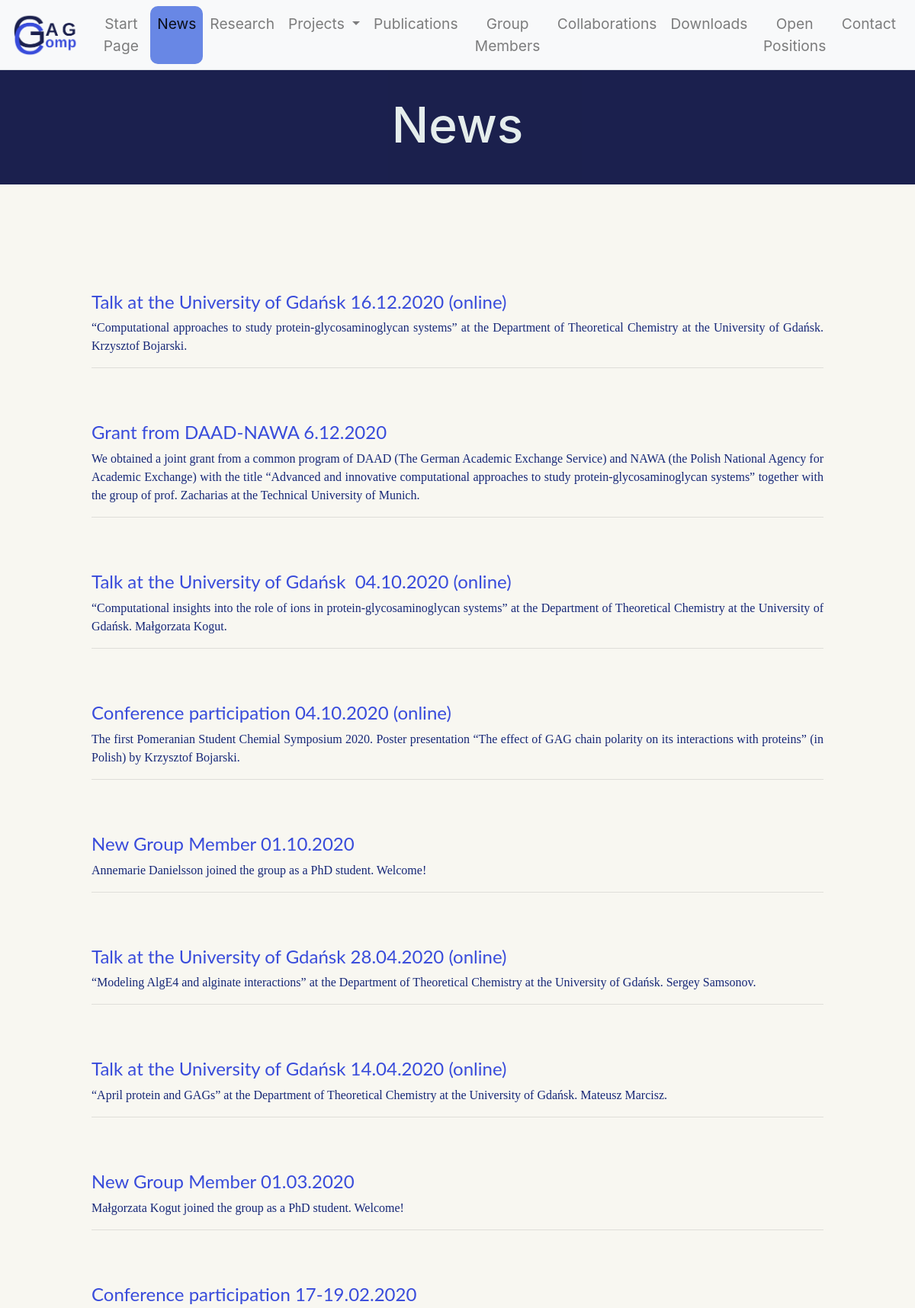
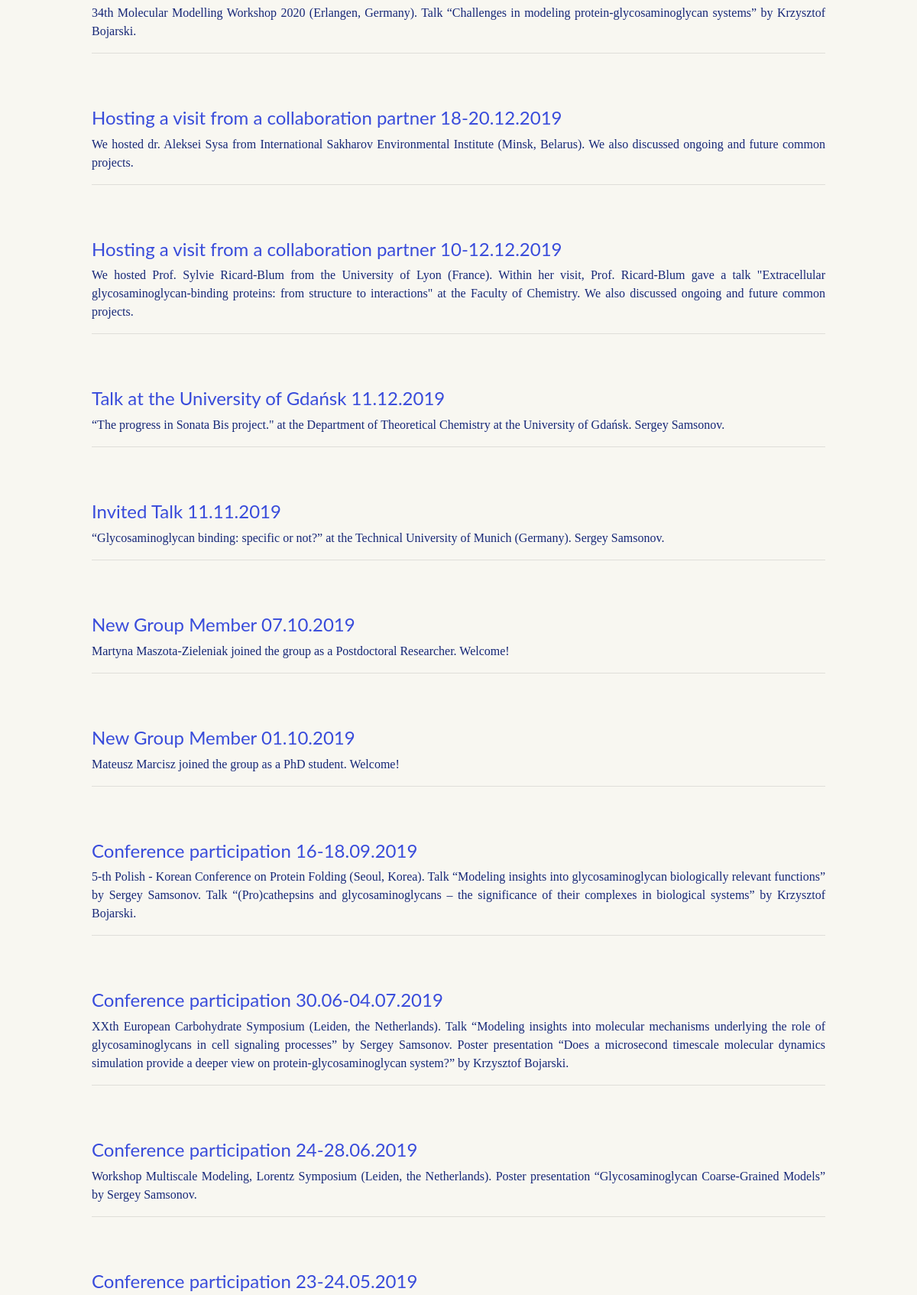
Page /news/ (upper part) on the committed database (2 pictures, top to bottom).
### pages/models.py (models this page shows, shortened)
class News(models.Model):
    title = models.CharField(max_length=200)
    description = models.TextField()
    link = models.URLField(blank=True, null=True)
    added = models.DateTimeField(auto_now_add=True, db_index=True)
    class Meta:
        verbose_name_plural = 'news'

### pages/views.py (the view)
# urls.py: path('news/', views.news, name="news"),
def news(request):
    news = News.objects.all().order_by('-added')
    return render(request, "news.html", {'news': True, 'queryset': news})

### templates/news.html (shortened to what this page needs)
{% extends "base.html" %}
{% load static %}
{% block thema %}News{% endblock %}
{% block content %}
    {%for new in queryset %}
        <div class="news-descr">
            <h4><b>{{ new.title }}</b></h4>
        <p>{{ new.description }}</p>
        <hr>
        </div>
    {% endfor %}
{% endblock %}

### templates/base.html (shortened to what this page needs)
{% load static %}
<!DOCTYPE html>
<html>
<head>
  <link rel="stylesheet" href="https://stackpath.bootstrapcdn.com/bootstrap/4.5.0/css/bootstrap.min.css"
>
  <link href="{% static "/css/protgag.css" %}" rel="stylesheet">
</head>
<body>
    <div class="content">
        <nav class="navbar nav-tabs nav-fill sticky-top  navbar-light bg-light navbar-expand-lg">
          <div class="collapse navbar-collapse" id="navbarNavDropdown">
              <a class="navbar-brand" href="{% url 'home' %}">
                <img src="{% static 'images/Gag-comp3.png' %}" width="100" alt="" loading="lazy">
              </a>
            <ul class="navbar-nav justify-content-end">
              <li class="nav-item {% if  home %} active blue{% endif %}">
                <a class="nav-link" href="{% url 'home' %}">
                    Start Page <span class="sr-only">(current)</span>
                </a>
              </li>
              <li class="nav-item {% if news  %} active blue{% endif %}">
                <a class="nav-link" href="{% url 'news' %}">
                    News
                </a>
              </li>
              <li class="nav-item {% if research  %} active blue{% endif %}">
                <a class="nav-link" href="{% url 'research' %}">
                    Research
                </a>
              </li>
              <li class="nav-item dropdown {% if projects or polonez or preludium %} active blue{% endif %}">
                <a class="nav-link dropdown-toggle" href="{% url 'projects' %}" id="navbarDropdownMenuLink" role="button" data-toggle="dropdown" aria-haspopup="true" aria-expanded="false">
                  Projects
                </a>
              </li>
              <li class="nav-item {% if publications  %} active blue{% endif %}">
                <a class="nav-link" href="{% url 'publications' %}">
                    Publications
                </a>
              </li>
              <li class="nav-item {% if members  %} active blue{% endif %}">
                <a class="nav-link" href="{% url 'members' %}">
                    Group Members
                </a>
              </li>
              <li class="nav-item {% if collaborations  %} active blue{% endif %}">
                <a class="nav-link" href="{% url 'collaborations' %}">
                    Collaborations
                </a>
              </li>
              <li class="nav-item {% if downloads  %} active blue{% endif %}">
                <a class="nav-link" href="{% url 'downloads' %}">
                    Downloads
                </a>
              </li>
                <li class="nav-item {% if positions  %} active blue{% endif %}">
                <a class="nav-link" href="{% url 'positions' %}">
                    Open Positions
                </a>
              </li>
              <li class="nav-item {% if contact  %} active blue{% endif %}">
                <a class="nav-link" href="{% url 'contact' %}">
                    Contact
                </a>
              </li>
            </ul>
          </div>
        </nav>
    <div class="intro">
        <h1>{% block thema %}{% endblock %}</h1>
    </div>
      <div class="inside">
        {% block content %}
        {% endblock %}
      </div>
    </div>
</body>
</html>

### global_static/css/protgag.css (style rules this page uses)
@media screen and (min-width: 901px) { .intro h1 { line-height: 1.5; display: inline-block; vertical-align: middle; font-size: 4em; } }
body { background-color: #f8f7f1; }
.inside h1, h2, h3, h4 { font-family: Lato,sans-serif; font-weight: 300; color: #394cdb; }
p { font-family: verdana; }
li { font-size: 120%; }
img { max-width: 100%; }
.inside { padding-left: 10%; padding-right: 10%; color: #162777; text-align: justify; text-justify: inter-word; padding-bottom: 10%; padding-top: 10%; }
.intro { color: #e3ecec; background-color: #04093c; opacity: 90%; line-height: 150px; height: 150px; text-align: center; }
.news-descr { margin-top: 20px; margin-bottom: 70px; }
.blue { background-color: #6887e5; border-radius: 10px; }

### rows in the picture
News: title "Talk at the University of Gdańsk 16.12.2020 (online)", description "“Computational approaches to study protein-glycosaminoglycan systems” at the Department of Theoretical Chemistry at the University of Gdańsk. Krzysztof Bojarski."
News: title "Grant from DAAD-NAWA 6.12.2020", description "We obtained a joint grant from a common program of DAAD (The German Academic Exchange Service) and NAWA (the Polish National Agency for Academic Exchange) with the title “Advanced and innovative computational approaches to study protein-glycosaminoglycan systems” together with the group of prof. Zacharias at the Technical University of Munich."
News: title "Talk at the University of Gdańsk 04.10.2020 (online)", description "“Computational insights into the role of ions in protein-glycosaminoglycan systems” at the Department of Theoretical Chemistry at the University of Gdańsk. Małgorzata Kogut."
News: title "Conference participation 04.10.2020 (online)", description "The first Pomeranian Student Chemial Symposium 2020. Poster presentation “The effect of GAG chain polarity on its interactions with proteins” (in Polish) by Krzysztof Bojarski."
News: title "New Group Member 01.10.2020", description "Annemarie Danielsson joined the group as a PhD student. Welcome!"
News: title "Talk at the University of Gdańsk 28.04.2020 (online)", description "“Modeling AlgE4 and alginate interactions” at the Department of Theoretical Chemistry at the University of Gdańsk. Sergey Samsonov."
News: title "Talk at the University of Gdańsk 14.04.2020 (online)", description "“April protein and GAGs” at the Department of Theoretical Chemistry at the University of Gdańsk. Mateusz Marcisz."
News: title "New Group Member 01.03.2020", description "Małgorzata Kogut joined the group as a PhD student. Welcome!"
News: title "Conference participation 17-19.02.2020", description "34th Molecular Modelling Workshop 2020 (Erlangen, Germany). Talk “Challenges in modeling protein-glycosaminoglycan systems” by Krzysztof Bojarski."
News: title "Hosting a visit from a collaboration partner 18-20.12.2019", description "We hosted dr. Aleksei Sysa from International Sakharov Environmental Institute (Minsk, Belarus). We also discussed ongoing and future common projects."
News: title "Hosting a visit from a collaboration partner 10-12.12.2019", description "We hosted Prof. Sylvie Ricard-Blum from the University of Lyon (France). Within her visit, Prof. Ricard-Blum gave a talk \"Extracellular glycosaminoglycan-binding proteins: from structure to interactions\" at the Faculty of Chemistry. We also discussed ongoing and future common projects."
News: title "Talk at the University of Gdańsk 11.12.2019", description "“The progress in Sonata Bis project.\" at the Department of Theoretical Chemistry at the University of Gdańsk. Sergey Samsonov."
News: title "Invited Talk 11.11.2019", description "“Glycosaminoglycan binding: specific or not?” at the Technical University of Munich (Germany). Sergey Samsonov."
News: title "New Group Member 07.10.2019", description "Martyna Maszota-Zieleniak joined the group as a Postdoctoral Researcher. Welcome!"
News: title "New Group Member 01.10.2019", description "Mateusz Marcisz joined the group as a PhD student. Welcome!"
News: title "Conference participation 16-18.09.2019", description "5-th Polish - Korean Conference on Protein Folding (Seoul, Korea). Talk “Modeling insights into glycosaminoglycan biologically relevant functions” by Sergey Samsonov. Talk “(Pro)cathepsins and glycosaminoglycans – the significance of their complexes in biological systems” by Krzysztof Bojarski."
News: title "Conference participation 30.06-04.07.2019", description "XXth European Carbohydrate Symposium (Leiden, the Netherlands). Talk “Modeling insights into molecular mechanisms underlying the role of glycosaminoglycans in cell signaling processes” by Sergey Samsonov. Poster presentation “Does a microsecond timescale molecular dynamics simulation provide a deeper view on protein-glycosaminoglycan system?” by Krzysztof Bojarski."
News: title "Conference participation 24-28.06.2019", description "Workshop Multiscale Modeling, Lorentz Symposium (Leiden, the Netherlands). Poster presentation “Glycosaminoglycan Coarse-Grained Models” by Sergey Samsonov."
News: title "Conference participation 23-24.05.2019"
